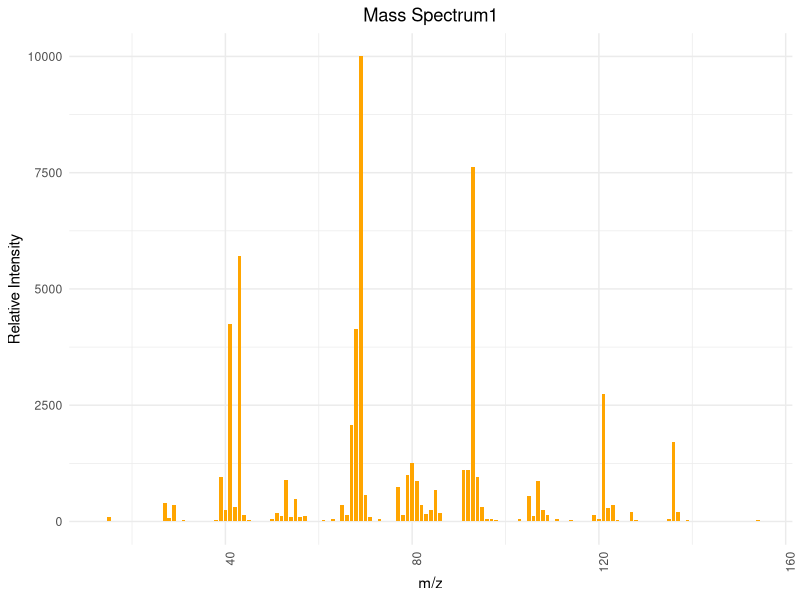
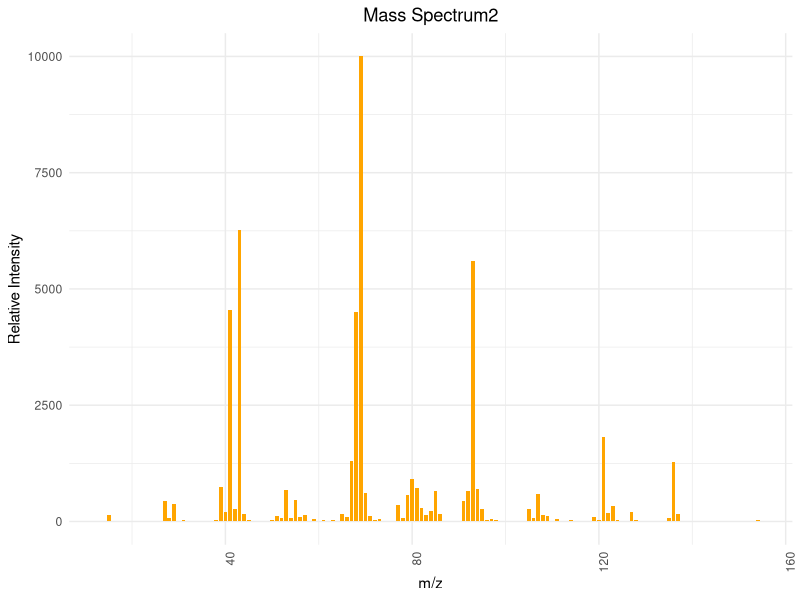
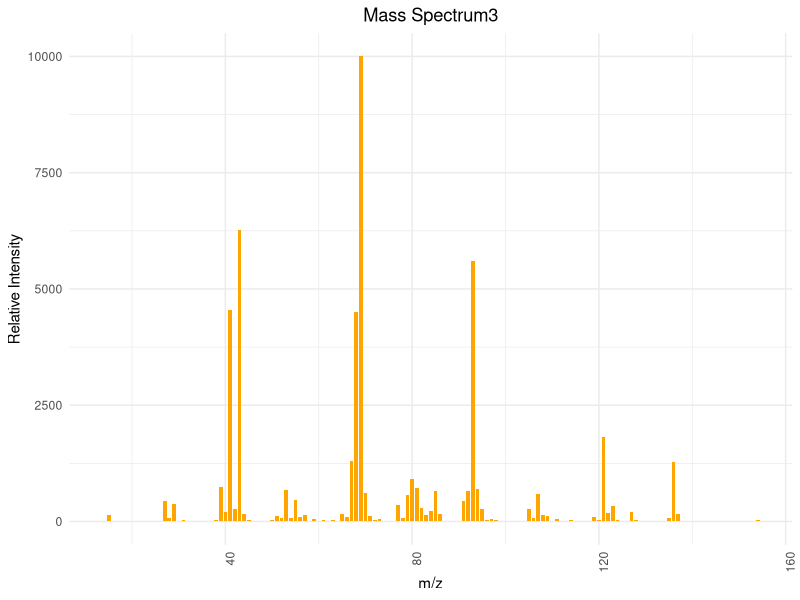

Generate these figures, in order, with R:
## ---- chunk 1
# 安装并加载所需的包
library(ggplot2)

# 图1
mz1 <- c(14, 15, 26, 27, 28, 29, 30, 31, 37, 38, 39, 40, 41, 42, 43, 44, 45, 50, 51, 52, 53, 54, 55, 56, 57, 58, 59, 60, 61, 62, 63, 64, 65, 66, 67, 68, 69, 70, 71, 72, 73, 74, 75, 77, 78, 79, 80, 81, 82, 83, 84, 85, 86, 87, 89, 91, 92, 93, 94, 95, 96, 97, 98, 99, 102, 103, 104, 105, 106, 107, 108, 109, 110, 111, 112, 113, 114, 115, 117, 119, 120, 121, 122, 123, 124, 125, 126, 127, 128, 134, 135, 136, 137, 138, 139, 153, 154)
intensity1 <- c(10, 100, 20, 390, 80, 350, 10, 30, 10, 30, 950, 240, 4240, 320, 5700, 150, 30, 50, 180, 110, 900, 100, 490, 90, 120, 10, 10, 10, 40, 10, 50, 10, 360, 140, 2070, 4130, 9999, 580, 90, 20, 50, 10, 10, 740, 130, 1000, 1250, 870, 350, 160, 240, 680, 180, 10, 10, 1100, 1100, 7630, 960, 310, 50, 50, 30, 20, 10, 60, 20, 540, 110, 870, 240, 140, 20, 50, 10, 10, 40, 20, 20, 140, 50, 2740, 290, 360, 40, 10, 20, 200, 30, 10, 50, 1710, 200, 10, 30, 20, 40)

data1 <- data.frame(mz1, intensity1)


ggplot(data1, aes(x=mz1, y=intensity1)) +
  geom_bar(stat="identity", fill="orange", width=0.8) + 
  theme_minimal() + 
  labs(title="Mass Spectrum1",
       x="m/z",
       y="Relative Intensity") + 
  theme(axis.text.x = element_text(angle = 90, hjust = 1), plot.title = element_text(hjust = 0.5))  

# 图2
mz2 <- c(14, 15, 26, 27, 28, 29, 30, 31, 37, 38, 39, 40, 41, 42, 43, 44, 45, 50, 51, 52, 53, 54, 55, 56, 57, 58, 59, 60, 61, 62, 63, 64, 65, 66, 67, 68, 69, 70, 71, 72, 73, 77, 78, 79, 80, 81, 82, 83, 84, 85, 86, 87, 91, 92, 93, 94, 95, 96, 97, 98, 99, 103, 104, 105, 106, 107, 108, 109, 110, 111, 112, 113, 114, 115, 117, 119, 120, 121, 122, 123, 124, 125, 126, 127, 128, 133, 134, 135, 136, 137, 138, 139, 152, 153, 154)
intensity2 <- c(10, 140, 20, 450, 80, 370, 10, 30, 10, 30, 750, 200, 4540, 270, 6260, 160, 40, 40, 120, 80, 680, 70, 460, 90, 150, 20, 50, 10, 40, 10, 30, 10, 170, 100, 1290, 4500, 9999, 620, 120, 30, 50, 360, 70, 580, 920, 730, 300, 140, 220, 660, 170, 10, 440, 660, 5610, 700, 260, 40, 60, 40, 10, 20, 10, 270, 70, 590, 150, 120, 20, 50, 10, 10, 30, 10, 10, 90, 30, 1820, 190, 330, 40, 10, 10, 200, 40, 10, 20, 70, 1270, 160, 10, 20, 10, 20, 40)

data2 <- data.frame(mz2, intensity2)

ggplot(data2, aes(x=mz2, y=intensity2)) +
  geom_bar(stat="identity", fill="orange", width=0.8) + 
  theme_minimal() + 
  labs(title="Mass Spectrum2",
       x="m/z",
       y="Relative Intensity") + 
  theme(axis.text.x = element_text(angle = 90, hjust = 1), plot.title = element_text(hjust = 0.5))  

# 图3
mz3 <- c(14, 15, 26, 27, 28, 29, 30, 31, 37, 38, 39, 40, 41, 42, 43, 44, 45, 50, 51, 52, 53, 54, 55, 56, 57, 58, 59, 60, 61, 62, 63, 64, 65, 66, 67, 68, 69, 70, 71, 72, 73, 77, 78, 79, 80, 81, 82, 83, 84, 85, 86, 87, 91, 92, 93, 94, 95, 96, 97, 98, 99, 103, 104, 105, 106, 107, 108, 109, 110, 111, 112, 113, 114, 115, 117, 119, 120, 121, 122, 123, 124, 125, 126, 127, 128, 133, 134, 135, 136, 137, 138, 139, 152, 153, 154)
intensity3 <- c(10, 140, 20, 450, 80, 370, 10, 30, 10, 30, 750, 200, 4540, 270, 6260, 160, 40, 40, 120, 80, 680, 70, 460, 90, 150, 20, 50, 10, 40, 10, 30, 10, 170, 100, 1290, 4500, 9999, 620, 120, 30, 50, 360, 70, 580, 920, 730, 300, 140, 220, 660, 170, 10, 440, 660, 5610, 700, 260, 40, 60, 40, 10, 20, 10, 270, 70, 590, 150, 120, 20, 50, 10, 10, 30, 10, 10, 90, 30, 1820, 190, 330, 40, 10, 10, 200, 40, 10, 20, 70, 1270, 160, 10, 20, 10, 20, 40)

data3 <- data.frame(mz3, intensity3)

ggplot(data3, aes(x=mz3, y=intensity3)) +
  geom_bar(stat="identity", fill="orange", width=0.8) + 
  theme_minimal() + 
  labs(title="Mass Spectrum3",
       x="m/z",
       y="Relative Intensity") + 
  theme(axis.text.x = element_text(angle = 90, hjust = 1), plot.title = element_text(hjust = 0.5)) 

